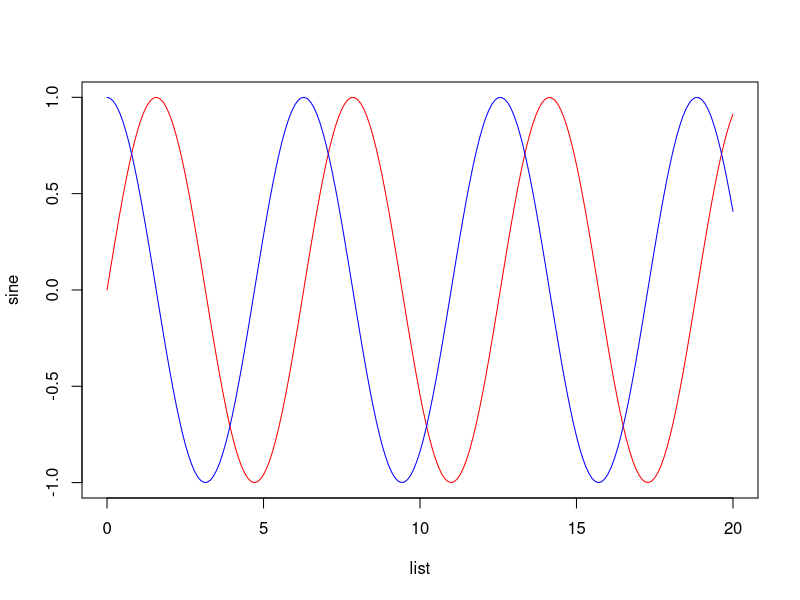

Write the R code that produced this figure.
# The exercise here is to display the sine wave in a color and the cosine wave in another color
# You will first create a sequence from 0 to 20 by 0.1

list <- seq(0, 20, 0.1)

# Now, create variables equivalent to the sine and cosine of this sequence

sine <- sin(list)
cosine <- cos(list)

# You can now display those variables on a graph
# Draw the sine line in red and the cosine line in blue

plot(list, sine, col="red", type="l")
lines(list, cosine, col="blue")